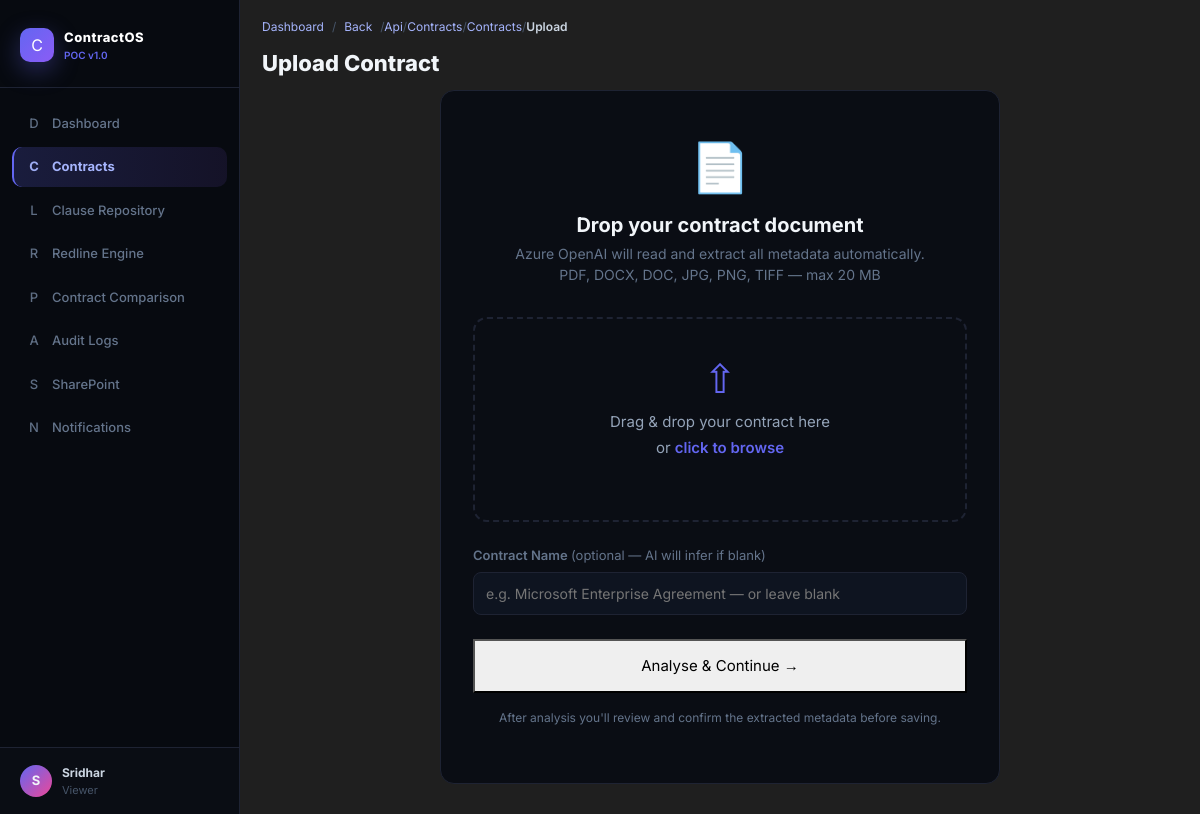
Page /api/contracts/contracts/upload/ (signed in) on the committed database.
### users/models.py (models this page shows, shortened)
class User(AbstractUser):
    ROLE_CHOICES = [
        ('Admin', 'Admin'),
        ('Contract Manager', 'Contract Manager'),
        ('Legal Reviewer', 'Legal Reviewer'),
        ('Viewer', 'Viewer'),
    ]
    STATUS_CHOICES = [
        ('Active', 'Active'),
        ('Inactive', 'Inactive'),
    ]
    name = models.CharField(max_length=255)
    email = models.EmailField(unique=True)
    role = models.CharField(max_length=32, choices=ROLE_CHOICES, default='Viewer')
    status = models.CharField(max_length=8, choices=STATUS_CHOICES, default='Active')
    USERNAME_FIELD = 'email'
    REQUIRED_FIELDS = ['username', 'name']

### contracts/views.py (the view)
# urls.py: path('contracts/upload/', upload_contract, name='upload_contract'),
@login_required
def upload_contract(request):
    error = None
    if request.method == 'POST':
        form = QuickUploadForm(request.POST, request.FILES)
        if form.is_valid():
            uploaded_file = form.cleaned_data['file']
            hint_name = form.cleaned_data.get('contract_hint', '') or ''
            file_bytes = uploaded_file.read()
            from django.core.files.storage import default_storage
            from django.core.files.base import ContentFile
            import os
            save_path = os.path.join('contracts', uploaded_file.name)
            saved_path = default_storage.save(save_path, ContentFile(file_bytes))
            extracted_text = _extract_text_from_file(file_bytes)
            metadata = _extract_metadata_via_llm(uploaded_file.name, hint_name, extracted_text)
            request.session['wb_file_path'] = saved_path
            request.session['wb_file_name'] = uploaded_file.name
            request.session['wb_metadata'] = metadata
            request.session['wb_extracted_text'] = extracted_text[:3000]  # preview only
            return redirect('contract_workbench')
    else:
        form = QuickUploadForm()
    return render(request, 'contracts/upload_contract.html', {
        'form': form,
        'error': error,
        'active_nav': 'contracts',
    })

### contracts/forms.py (shortened to what this page needs)
class QuickUploadForm(forms.Form):
    contract_hint = forms.CharField(
        required=False,
        label='Contract Name (optional hint)',
        widget=forms.TextInput(attrs={'placeholder': 'e.g. Microsoft Enterprise Agreement — or leave blank'}),
    )
    file = forms.FileField(
        label='Contract Document',
        widget=forms.ClearableFileInput(),
    )

### templates/contracts/upload_contract.html (shortened to what this page needs)
{% extends 'base.html' %}
{% block content %}
<div class="toolbar">
    <h1 style="margin:0;font-size:22px;font-weight:800;color:var(--text-main);">Upload Contract</h1>
</div>
<div style="max-width:560px;margin:0 auto;">
    <div class="card" style="text-align:center;padding:40px 32px;">
        <div style="font-size:48px;margin-bottom:10px;">📄</div>
        <h2 style="margin:0 0 6px;color:var(--text-main);font-size:20px;font-weight:700;">Drop your contract document</h2>
        <p style="color:#64748b;font-size:14px;margin:0 0 32px;">
            Azure OpenAI will read and extract all metadata automatically.<br>
            PDF, DOCX, DOC, JPG, PNG, TIFF — max 20 MB
        </p>
        <form method="post" enctype="multipart/form-data" id="uploadForm" novalidate>
            <div class="file-drop-zone" id="fileDropZone">
                <div class="file-drop-icon" id="dropIcon">&#8679;</div>
                <div class="file-drop-label" id="dropLabel">
                    Drag &amp; drop your contract here<br>
                    or <span class="file-browse-link">click to browse</span>
                </div>
                <div id="fileNamePreview" class="file-name-preview"></div>
            </div>
            <div style="margin-top:24px;text-align:left;">
                <label style="font-size:13px;font-weight:600;color:#64748b;display:block;margin-bottom:6px;">
                    Contract Name <span style="font-weight:400;color:var(--text-muted);">(optional — AI will infer if blank)</span>
                </label>
                {{ form.contract_hint }}
            </div>
            <button type="submit" class="btn-primary" id="submitBtn" style="width:100%;margin-top:24px;padding:14px;font-size:15px;">
                <span id="btnLabel">Analyse &amp; Continue →</span>
            </button>
        </form>
        <p style="color:var(--text-muted);font-size:12px;margin-top:16px;">
            After analysis you'll review and confirm the extracted metadata before saving.
        </p>
    </div>
</div>
{% endblock %}

### templates/base.html (shortened to what this page needs)
{% load static %}
<!DOCTYPE html>
<html lang="en" data-theme="dark">
<head>
    <link href="https://cdn.jsdelivr.net/npm/bootstrap@5.3.3/dist/css/bootstrap.min.css" rel="stylesheet">
    <link rel="stylesheet" href="{% static 'css/theme.css' %}?v=20260520b">
</head>
<body class="app-body">
<div class="app-shell">
    <aside id="appSidebar" class="app-sidebar">
        <div class="brand-wrap">
            <div class="brand-row">
                <div class="brand-mark">C</div>
                <div>
                    <div class="brand-title">ContractOS</div>
                    <div class="brand-sub">POC v1.0</div>
                </div>
            </div>
        </div>
        <nav class="side-nav">
            <a class="nav-link {% if active_nav == 'dashboard' %}active{% endif %}" href="{% url 'dashboard' %}">
                <span class="nav-icon">D</span>Dashboard
            </a>
            <a class="nav-link {% if active_nav == 'contracts' %}active{% endif %}" href="{% url 'contract_list' %}">
                <span class="nav-icon">C</span>Contracts
            </a>
            <a class="nav-link {% if active_nav == 'clauses' %}active{% endif %}" href="{% url 'clause_list_web' %}">
                <span class="nav-icon">L</span>Clause Repository
            </a>
            <a class="nav-link {% if active_nav == 'redline' %}active{% endif %}" href="{% url 'redline_recommendations' %}">
                <span class="nav-icon">R</span>Redline Engine
            </a>
            <a class="nav-link {% if active_nav == 'comparison' %}active{% endif %}" href="{% url 'contract_comparisons' %}">
                <span class="nav-icon">P</span>Contract Comparison
            </a>
            <a class="nav-link {% if active_nav == 'audit' %}active{% endif %}" href="{% url 'audit_log_list_web' %}">
                <span class="nav-icon">A</span>Audit Logs
            </a>
            <a class="nav-link {% if active_nav == 'sharepoint' %}active{% endif %}" href="{% url 'sharepoint_config_web' %}">
                <span class="nav-icon">S</span>SharePoint
            </a>
            <a class="nav-link {% if active_nav == 'notifications' %}active{% endif %}" href="{% url 'notifications' %}">
                <span class="nav-icon">N</span>Notifications
            </a>
        </nav>
        <div class="user-tile">
            <div class="user-avatar">
                {{ request.user.name|default:request.user.username|slice:':1'|upper }}
            </div>
            <div>
                <div class="user-name">
                    {{ request.user.name|default:request.user.username }}
                </div>
                <div class="user-role">
                    {{ request.user.role|default:'User' }}
                </div>
            </div>
        </div>
    </aside>
    <main class="main-wrap">
        <nav class="app-breadcrumbs" aria-label="Breadcrumb">
            <a class="crumb-home" href="{% url 'dashboard' %}">
                Dashboard
            </a>
            <span class="crumb-sep">/</span>
            <button type="button"
                    class="crumb-back"
                    onclick="window.history.back();">
                Back
            </button>
            <span id="dynamicBreadcrumbTrail"></span>
        </nav>
        {% block content %}
        {% endblock %}
    </main>
</div>
</body>
</html>

### static/css/theme.css (style rules this page uses)
:root { --bg-main: #090c14; --bg-sidebar: #070a10; --bg-card: #0a0d14; --bg-card-soft: #0e1420; --border: #1e2333; --text-main: #f1f5f9; --text-soft: #94a3b8; --text-muted: #64748b; --brand-1: #6366f1; --brand-2: #8b5cf6; --good: #22c55e; --warn: #f59e0b; --danger: #ef4444; --info: #06b6d4; --hover-highlight: rgba(99, 102, 241, 0.25); --table-border: var(--border); --table-header-bg: var(--bg-card-soft); --table-row-hover: var(--hover-highlight); }
* { box-sizing: border-box; }
body.app-body { margin: 0; font-family: Inter, "Segoe UI", Arial, sans-serif; background: linear-gradient(180deg, #060912, var(--bg-main)); color: var(--text-main); }
.app-shell { min-height: 100vh; }
.app-sidebar { width: 240px; position: fixed; left: 0; top: 0; bottom: 0; background: var(--bg-sidebar); border-right: 1px solid var(--border); z-index: 70; display: flex; flex-direction: column; }
.brand-wrap { padding: 28px 20px 24px; border-bottom: 1px solid var(--border); }
.brand-row { display: flex; gap: 10px; align-items: center; }
.brand-mark { width: 34px; height: 34px; border-radius: 10px; display: inline-grid; place-items: center; background: linear-gradient(135deg, var(--brand-1), var(--brand-2)); box-shadow: 0 8px 24px rgba(99, 102, 241, 0.35); }
.brand-title { font-size: 13px; font-weight: 800; letter-spacing: 0.5px; }
.brand-sub { font-size: 10px; color: var(--brand-1); font-weight: 600; }
.side-nav { padding: 16px 12px; flex: 1; }
.nav-link { display: flex; align-items: center; gap: 10px; width: 100%; text-decoration: none; padding: 10px 12px; margin-bottom: 4px; border-radius: 10px; border-left: 2px solid transparent; color: var(--text-muted); font-size: 13px; font-weight: 500; transition: all 0.15s ease; }
.nav-link.active { color: #a5b4fc; border-left-color: var(--brand-1); background: linear-gradient(90deg, rgba(99, 102, 241, 0.2), rgba(139, 92, 246, 0.1)); font-weight: 700; }
.nav-icon { width: 16px; text-align: center; opacity: 0.95; }
.user-tile { border-top: 1px solid var(--border); padding: 16px 20px; display: flex; align-items: center; gap: 10px; }
.user-avatar { width: 32px; height: 32px; border-radius: 50%; display: inline-grid; place-items: center; background: linear-gradient(135deg, var(--brand-1), #ec4899); font-size: 13px; font-weight: 700; }
.user-name { font-size: 12px; font-weight: 700; color: #cbd5e1; }
.user-role { font-size: 11px; color: #475569; }
.main-wrap { margin-left: 240px; padding: 18px 22px 30px; }
.app-breadcrumbs { display: flex; align-items: center; flex-wrap: wrap; gap: 8px; margin-bottom: 14px; font-size: 12px; color: var(--text-soft); }
.app-breadcrumbs a, .app-breadcrumbs .crumb-back { color: #a5b4fc; text-decoration: none; background: transparent; border: 0; font: inherit; padding: 0; cursor: pointer; }
.crumb-sep { color: #475569; }
.card { background: var(--bg-card); border: 1px solid var(--border); border-radius: 14px; padding: 18px; }
.toolbar { display: flex; justify-content: space-between; align-items: center; gap: 10px; margin-bottom: 14px; flex-wrap: wrap; }
.card, .stat-card, .kv-card, .table-wrap, .topbar, .search-shell { background: var(--bg-card) !important; color: var(--text-main) !important; border-color: var(--border) !important; }

### templates/base.html (style rules this page uses)
html[data-theme="dark"] { --bg-main: #090c14; --bg-sidebar: #070a10; --bg-card: #0a0d14; --bg-card-soft: #0e1420; --border: #1e2333; --text-main: #f1f5f9; --text-soft: #94a3b8; }
body.app-body { background: var(--bg-main); color: var(--text-main); transition: all 0.3s ease; }
.app-sidebar { background: var(--bg-sidebar) !important; }
.card, .stat-card, .kv-card, .topbar, .table-wrap, .search-shell, .user-tile { background: var(--bg-card) !important; color: var(--text-main) !important; border-color: var(--border) !important; }
:root { --bg-color: #ffffff; --text-color: #111111; --card-color: #f5f5f5; }
[data-theme="dark"] { --bg-color: #121212; --text-color: #ffffff; --card-color: #1f1f1f; }
body { background-color: var(--bg-color); color: var(--text-color); transition: background-color 0.3s ease, color 0.3s ease; }
.app-sidebar, .topbar, .main-wrap, .user-tile { background-color: var(--card-color); color: var(--text-color); transition: background-color 0.3s ease, color 0.3s ease; }

### rows in the picture
User: user.name "S", user.name "Sridhar", user.role "Viewer"
